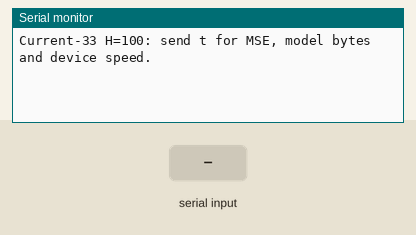
Recording of a sketch running on a simulated Arduino Uno, built for the host (arithmetic inside an expression is 32-bit, double 64-bit). On the bench: the last lines printed to the serial monitor. Inputs (shaded band) come from the test bench.

Above: at 2.2 s.
2.3 s: "t\n" received over Serial
At 3.6 s:
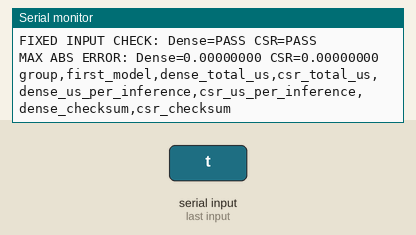
3.8 s: "1\n" received over Serial
At 5.7 s:
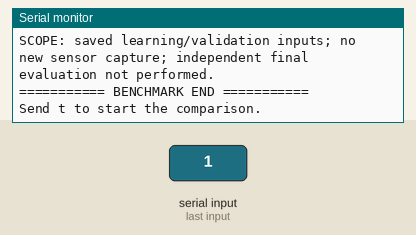

The sketch:

compare_h100.ino
```cpp
#include <Arduino.h>
#include <cmath>
#include "parameters_precision.h"

#if defined(__GNUC__)
#define NOINLINE __attribute__((noinline))
#define COMPILER_BARRIER() __asm__ __volatile__("" ::: "memory")
#else
#define NOINLINE
#define COMPILER_BARRIER()
#endif

// Explicit declarations keep Arduino's prototype generation independent of attributes.
void densePredict(const float *input, float *output);
void csrPredict(const float *input, float *output);
uint32_t timeBatch(void (*predict)(const float *, float *), uint16_t firstInput, double &checksum);

constexpr uint16_t WARMUP_CALLS = 10;
constexpr uint16_t CALLS_PER_GROUP = 100;
constexpr uint16_t GROUP_COUNT = 5;
static_assert(GROUP_COUNT > 1, "Sample standard deviation needs multiple groups.");

// Outputs remain observable after the timer; both kernels write the same buffer.
float benchmarkOutputs[CALLS_PER_GROUP][3];
volatile double checksumSink = 0.0;

NOINLINE void densePredict(const float *input, float *output) {
  float layer1[CSR_HIDDEN_SIZE] = {0};
  float layer2[CSR_HIDDEN_SIZE] = {0};
  for (int row = 0; row < CSR_HIDDEN_SIZE; row++) {
    float sum = bias_1[row];
    for (int col = 0; col < 3; col++) sum += dense_weight_1[row * 3 + col] * input[col];
    layer1[row] = sum > 0.0f ? sum : 0.0f;
  }
  for (int row = 0; row < CSR_HIDDEN_SIZE; row++) {
    float sum = bias_2[row];
    for (int col = 0; col < CSR_HIDDEN_SIZE; col++) sum += dense_weight_2[row * CSR_HIDDEN_SIZE + col] * layer1[col];
    layer2[row] = sum > 0.0f ? sum : 0.0f;
  }
  for (int row = 0; row < 3; row++) {
    float sum = bias_3[row];
    for (int col = 0; col < CSR_HIDDEN_SIZE; col++) sum += dense_weight_3[row * CSR_HIDDEN_SIZE + col] * layer2[col];
    output[row] = sum;
  }
}

void sparseLayer(const float *input, const float *values, const uint8_t *columns,
                 const uint16_t *pointers, const float *bias, int rows,
                 float *output, bool useRelu) {
  for (int row = 0; row < rows; row++) {
    float sum = bias[row];
    for (uint16_t p = pointers[row]; p < pointers[row + 1]; p++) sum += values[p] * input[columns[p]];
    output[row] = useRelu ? (sum > 0.0f ? sum : 0.0f) : sum;
  }
}

NOINLINE void csrPredict(const float *input, float *output) {
  float layer1[CSR_HIDDEN_SIZE] = {0};
  float layer2[CSR_HIDDEN_SIZE] = {0};
  sparseLayer(input, weight_1_values, weight_1_col_idx, weight_1_row_ptr, bias_1, CSR_HIDDEN_SIZE, layer1, true);
  sparseLayer(layer1, weight_2_values, weight_2_col_idx, weight_2_row_ptr, bias_2, CSR_HIDDEN_SIZE, layer2, true);
  sparseLayer(layer2, weight_3_values, weight_3_col_idx, weight_3_row_ptr, bias_3, 3, output, false);
}

size_t denseModelBytes() {
  return sizeof(dense_weight_1) + sizeof(dense_weight_2) + sizeof(dense_weight_3)
       + sizeof(bias_1) + sizeof(bias_2) + sizeof(bias_3);
}

size_t csrModelBytes() {
  return sizeof(weight_1_values) + sizeof(weight_1_col_idx) + sizeof(weight_1_row_ptr) + sizeof(bias_1)
       + sizeof(weight_2_values) + sizeof(weight_2_col_idx) + sizeof(weight_2_row_ptr) + sizeof(bias_2)
       + sizeof(weight_3_values) + sizeof(weight_3_col_idx) + sizeof(weight_3_row_ptr) + sizeof(bias_3);
}

bool checkOutput(const float *actual, const float *expected, float &maxError) {
  bool passed = true;
  for (int c = 0; c < 3; c++) {
    if (!std::isfinite(actual[c]) || !std::isfinite(expected[c])) {
      passed = false;
      continue;
    }
    float error = std::fabs(actual[c] - expected[c]);
    if (error > maxError) maxError = error;
    if (error > 1.0e-5f + 1.0e-5f * std::fabs(expected[c])) passed = false;
  }
  return passed;
}

void fixedInputCheck(bool &densePassed, bool &csrPassed, float &denseError, float &csrError) {
  densePassed = csrPassed = true;
  denseError = csrError = 0.0f;
  for (uint16_t i = 0; i < BENCHMARK_INPUT_COUNT; i++) {
    float denseOutput[3], csrOutput[3];
    densePredict(BENCHMARK_INPUTS[i], denseOutput);
    csrPredict(BENCHMARK_INPUTS[i], csrOutput);
    if (!checkOutput(denseOutput, DENSE_EXPECTED_OUTPUTS[i], denseError)) densePassed = false;
    if (!checkOutput(csrOutput, CSR_EXPECTED_OUTPUTS[i], csrError)) csrPassed = false;
  }
}

double outputChecksum(uint16_t count) {
  double checksum = 0.0;
  for (uint16_t i = 0; i < count; i++) {
    for (int c = 0; c < 3; c++) checksum += benchmarkOutputs[i][c];
  }
  checksumSink = checksum;
  return checksum;
}

NOINLINE uint32_t timeBatch(void (*predict)(const float *, float *), uint16_t firstInput, double &checksum) {
  COMPILER_BARRIER();
  uint32_t start = static_cast<uint32_t>(micros());
  COMPILER_BARRIER();
  for (uint16_t i = 0; i < CALLS_PER_GROUP; i++) {
    uint16_t index = (firstInput + i) % BENCHMARK_INPUT_COUNT;
    predict(BENCHMARK_INPUTS[index], benchmarkOutputs[i]);
  }
  COMPILER_BARRIER();
  uint32_t elapsed = static_cast<uint32_t>(micros()) - start;
  COMPILER_BARRIER();
  checksum = outputChecksum(CALLS_PER_GROUP);
  return elapsed;
}

void timingStatistics(const uint32_t *totals, double &mean, double &stddev) {
  mean = 0.0;
  for (uint16_t i = 0; i < GROUP_COUNT; i++) mean += static_cast<double>(totals[i]) / CALLS_PER_GROUP;
  mean /= GROUP_COUNT;
  double squared = 0.0;
  for (uint16_t i = 0; i < GROUP_COUNT; i++) {
    double difference = static_cast<double>(totals[i]) / CALLS_PER_GROUP - mean;
    squared += difference * difference;
  }
  stddev = std::sqrt(squared / (GROUP_COUNT - 1));
}

// Inserted by export_experiments.py. These functions run outside the timer.
bool validCSRLayer(const float *values, const uint8_t *columns,
                   const uint16_t *pointers, const float *bias,
                   int rows, int inputColumns, size_t nonzeros) {
  if (pointers[0] != 0 || pointers[rows] != nonzeros) return false;
  for (int row = 0; row < rows; row++) {
    if (!std::isfinite(bias[row]) || pointers[row] > pointers[row + 1]
        || pointers[row + 1] > nonzeros) return false;
    for (uint16_t p = pointers[row]; p < pointers[row + 1]; p++) {
      if (!std::isfinite(values[p]) || columns[p] >= inputColumns) return false;
      if (p > pointers[row] && columns[p - 1] >= columns[p]) return false;
    }
  }
  return true;
}

bool validCSRModel() {
  return validCSRLayer(weight_1_values, weight_1_col_idx, weight_1_row_ptr, bias_1,
                       CSR_HIDDEN_SIZE, 3, sizeof(weight_1_values) / sizeof(float))
      && validCSRLayer(weight_2_values, weight_2_col_idx, weight_2_row_ptr, bias_2,
                       CSR_HIDDEN_SIZE, CSR_HIDDEN_SIZE, sizeof(weight_2_values) / sizeof(float))
      && validCSRLayer(weight_3_values, weight_3_col_idx, weight_3_row_ptr, bias_3,
                       3, CSR_HIDDEN_SIZE, sizeof(weight_3_values) / sizeof(float));
}

int outputToRGB8(float value) {
  if (value < 0.0f) value = 0.0f;
  if (value > 1.0f) value = 1.0f;
  return static_cast<int>(value * 255.0f + 0.5f);
}

double savedInputMSE(void (*predict)(const float *, float *), const float (*inputs)[3],
                     const uint8_t (*targets)[3], uint16_t first, uint16_t count) {
  double squaredError = 0.0;
  for (uint16_t i = first; i < first + count; i++) {
    float output[3];
    predict(inputs[i], output);
    for (int c = 0; c < 3; c++) {
      if (!std::isfinite(output[c])) return NAN;
      int difference = outputToRGB8(output[c]) - static_cast<int>(targets[i][c]);
      squaredError += static_cast<double>(difference) * difference;
    }
  }
  return squaredError / (3.0 * count);
}

void printMSERow(const char *dataset, int readId, const float (*inputs)[3],
                 const uint8_t (*targets)[3], uint16_t first, uint16_t count) {
  double denseMSE = savedInputMSE(densePredict, inputs, targets, first, count);
  double csrMSE = savedInputMSE(csrPredict, inputs, targets, first, count);
  Serial.print(dataset); Serial.print(","); Serial.print(readId); Serial.print(",");
  Serial.print(count); Serial.print(","); Serial.print(denseMSE, 6);
  Serial.print(","); Serial.println(csrMSE, 6);
}

void printMSESummary() {
  Serial.println("MSE_SCALE=RGB8_0_255_HALF_UP");
  Serial.println("MSE_SOURCE=SAVED_INPUTS_REPLAYED_ON_DEVICE");
  Serial.println("TRAINING_TARGET_SOURCE=RECOVERED_NOTEBOOK_DISPLAY; ORIGINAL_PNG_NOT_VERIFIED");
  Serial.println("VALIDATION_ROLE=USED_TO_SELECT_THRESHOLD; NOT_INDEPENDENT_FINAL_TEST");
  Serial.println("INDEPENDENT_FINAL_EVALUATION=NOT_PERFORMED");
  Serial.println("mse_dataset,read_id,colors,dense_mse,csr_mse");
  printMSERow("learning_3x3", 0, TRAINING_INPUTS, TRAINING_TARGETS, 0, 9);
  printMSERow("learning_6x4", 0, TRAINING_INPUTS, TRAINING_TARGETS, 9, 24);
  printMSERow("learning_all33", 0, TRAINING_INPUTS, TRAINING_TARGETS, 0, TRAINING_INPUT_COUNT);
  for (uint16_t read = 0; read < VALIDATION_READ_COUNT; read++) {
    printMSERow("validation", read + 1, BENCHMARK_INPUTS, VALIDATION_TARGETS,
                read * VALIDATION_COLORS_PER_READ, VALIDATION_COLORS_PER_READ);
  }
  printMSERow("validation_mean", 0, BENCHMARK_INPUTS, VALIDATION_TARGETS, 0, BENCHMARK_INPUT_COUNT);
}

void printMetadata() {
  Serial.println("========== BENCHMARK START ==========");
  Serial.println("MODEL_GENERATION=CURRENT33_SEED42_EPOCH50000");
  Serial.println("PRUNING_STAGE=EXPLORATORY_PRECISION_FOLLOW_UP");
  Serial.println("BUILD_MODE=PAIRED_DENSE_AND_CSR");
  Serial.print("MODEL_STATUS="); Serial.println(CSR_PROVISIONAL ? "PROVISIONAL" : "SELECTED");
  Serial.print("H="); Serial.println(CSR_HIDDEN_SIZE);
  Serial.print("THRESHOLD="); Serial.println(CSR_THRESHOLD_TEXT);
  Serial.print("MODEL_SOURCE_SHA256="); Serial.println(CSR_SOURCE_MODEL_SHA256);
  Serial.print("INPUT_SHA256="); Serial.println(BENCHMARK_INPUT_SHA256);
  Serial.print("INPUT_COUNT="); Serial.println(BENCHMARK_INPUT_COUNT);
  Serial.print("WARMUP_CALLS="); Serial.println(WARMUP_CALLS);
  Serial.print("CALLS_PER_GROUP="); Serial.println(CALLS_PER_GROUP);
  Serial.print("GROUPS="); Serial.println(GROUP_COUNT);
  Serial.print("COMPILER="); Serial.println(__VERSION__);
#ifdef F_CPU
  Serial.print("F_CPU_HZ="); Serial.println(F_CPU);
#endif
  Serial.print("MODEL BYTES: Dense="); Serial.print(denseModelBytes());
  Serial.print(" CSR="); Serial.println(csrModelBytes());
  printMSESummary();
}

void runComparison() {
  if (!validCSRModel()) {
    Serial.println("CSR INDEX CHECK: FAIL; no inference or timing run.");
    return;
  }
  bool densePassed, csrPassed;
  float denseError, csrError;
  fixedInputCheck(densePassed, csrPassed, denseError, csrError);
  bool bytesMatch = denseModelBytes() == CSR_DENSE_REFERENCE_BYTES && csrModelBytes() == CSR_EXPECTED_MODEL_BYTES;
  if (!densePassed || !csrPassed || !bytesMatch) {
    printMetadata();
    Serial.print("FIXED INPUT CHECK: Dense="); Serial.print(densePassed ? "PASS" : "FAIL");
    Serial.print(" CSR="); Serial.println(csrPassed ? "PASS" : "FAIL");
    Serial.println("TIMING NOT RUN: check outputs and model byte counts.");
    Serial.println("=========== BENCHMARK END ===========");
    return;
  }
  // Explicit warmup after correctness checks; every output is consumed.
  for (uint16_t i = 0; i < WARMUP_CALLS; i++) {
    densePredict(BENCHMARK_INPUTS[i % BENCHMARK_INPUT_COUNT], benchmarkOutputs[0]);
    outputChecksum(1);
    csrPredict(BENCHMARK_INPUTS[i % BENCHMARK_INPUT_COUNT], benchmarkOutputs[0]);
    outputChecksum(1);
  }
  uint32_t denseTotals[GROUP_COUNT], csrTotals[GROUP_COUNT];
  double denseChecksums[GROUP_COUNT], csrChecksums[GROUP_COUNT];
  for (uint16_t group = 0; group < GROUP_COUNT; group++) {
    uint16_t first = (group * CALLS_PER_GROUP) % BENCHMARK_INPUT_COUNT;
    if (group % 2 == 0) {
      denseTotals[group] = timeBatch(densePredict, first, denseChecksums[group]);
      csrTotals[group] = timeBatch(csrPredict, first, csrChecksums[group]);
    } else {
      csrTotals[group] = timeBatch(csrPredict, first, csrChecksums[group]);
      denseTotals[group] = timeBatch(densePredict, first, denseChecksums[group]);
    }
  }
  double denseMean, denseStddev, csrMean, csrStddev;
  timingStatistics(denseTotals, denseMean, denseStddev);
  timingStatistics(csrTotals, csrMean, csrStddev);
  // All serial output and checksums are outside the timed interval.
  printMetadata();
  Serial.println("CSR INDEX CHECK: PASS");
  Serial.println("FIXED INPUT CHECK: Dense=PASS CSR=PASS");
  Serial.print("MAX ABS ERROR: Dense="); Serial.print(denseError, 8);
  Serial.print(" CSR="); Serial.println(csrError, 8);
  Serial.println("group,first_model,dense_total_us,csr_total_us,dense_us_per_inference,csr_us_per_inference,dense_checksum,csr_checksum");
  bool nonzeroTimes = true;
  for (uint16_t group = 0; group < GROUP_COUNT; group++) {
    if (denseTotals[group] == 0 || csrTotals[group] == 0) nonzeroTimes = false;
    Serial.print(group + 1); Serial.print(","); Serial.print(group % 2 == 0 ? "Dense" : "CSR");
    Serial.print(","); Serial.print(denseTotals[group]); Serial.print(","); Serial.print(csrTotals[group]);
    Serial.print(","); Serial.print(static_cast<double>(denseTotals[group]) / CALLS_PER_GROUP, 4);
    Serial.print(","); Serial.print(static_cast<double>(csrTotals[group]) / CALLS_PER_GROUP, 4);
    Serial.print(","); Serial.print(denseChecksums[group], 8); Serial.print(","); Serial.println(csrChecksums[group], 8);
  }
  Serial.print("DENSE mean_us="); Serial.print(denseMean, 4); Serial.print(" sample_stddev_us="); Serial.println(denseStddev, 4);
  Serial.print("CSR mean_us="); Serial.print(csrMean, 4); Serial.print(" sample_stddev_us="); Serial.println(csrStddev, 4);
  if (denseMean > 0.0) {
    Serial.print("CSR time_change_percent="); Serial.println((csrMean / denseMean - 1.0) * 100.0, 4);
  }
  Serial.print("TIMING VALID: "); Serial.println(nonzeroTimes ? "YES" : "NO (timer resolution)");
  Serial.println("SCOPE: saved learning/validation inputs; no new sensor capture; independent final evaluation not performed.");
  Serial.println("=========== BENCHMARK END ===========");
}

void setup() {
  Serial.begin(9600);
  delay(1000);
  Serial.println("Current-33 H=100: send t for MSE, model bytes and device speed.");
}

void loop() {
  if (Serial.available() > 0) {
    int command = Serial.read();
    if (command == 't' || command == 'T') runComparison();
    else if (command != '\r' && command != '\n' && command != ' ' && command != '\t') {
      Serial.println("Send t to start the comparison.");
    }
  }
}
```

Source omitted: parameters_precision.h (304229 bytes)

Measured:
- after the input at 2.3 s, the serial monitor: prints a new line at once (image 1)
- after the input at 3.8 s, the serial monitor: prints a new line after 0.38 s (image 2)
